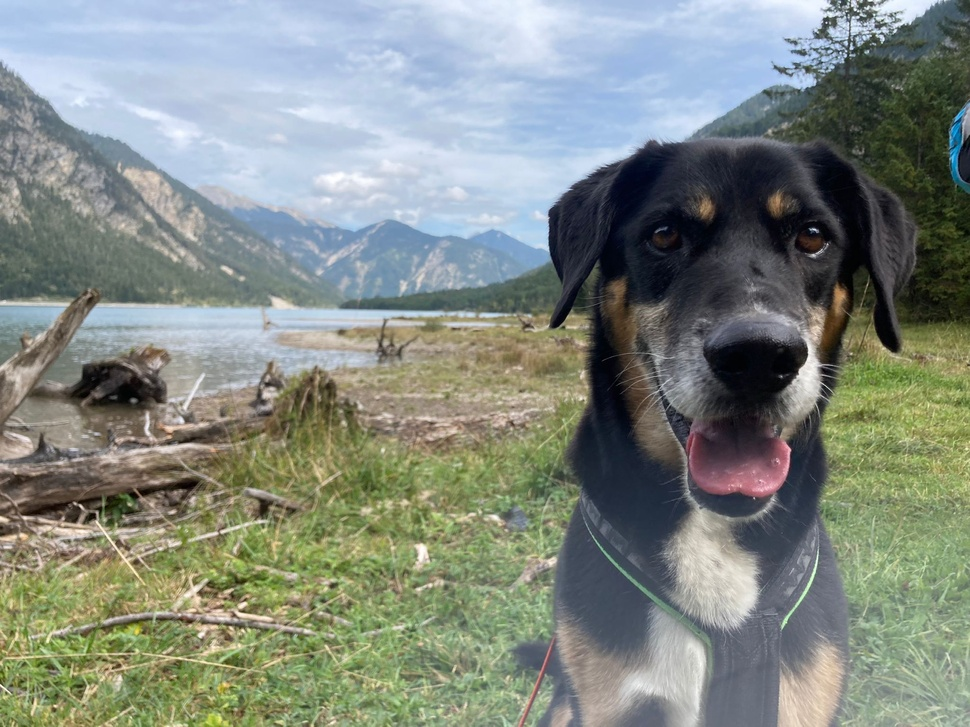
#> input picture database/math/prog-SVD_DataCompression/kalle.jpg, 970 x 727 px, shrunk from 2048 x 1536 before the run
$ python solution.py
#> lines starting #> are read from the running program, lines starting #| are printed output that depends on the picture
import numpy as np
import matplotlib.pyplot as plt
import scipy.linalg as linalg


def load_image_as_gray(path_to_image):
    """
    loads image and returns luma transform as numpy array
    """
#> called with path_to_image = 'kalle.jpg'
    import matplotlib
    img = matplotlib.image.imread(path_to_image)
#> img is the input picture: shape (727, 970, 3); mean R, G, B 130.1, 137.7, 129.7
    print(np.shape(img))
#| (727, 970, 3)
    # ITU-R 601-2 luma transform (rgb to gray)
    img = np.dot(img, [0.2989, 0.5870, 0.1140])
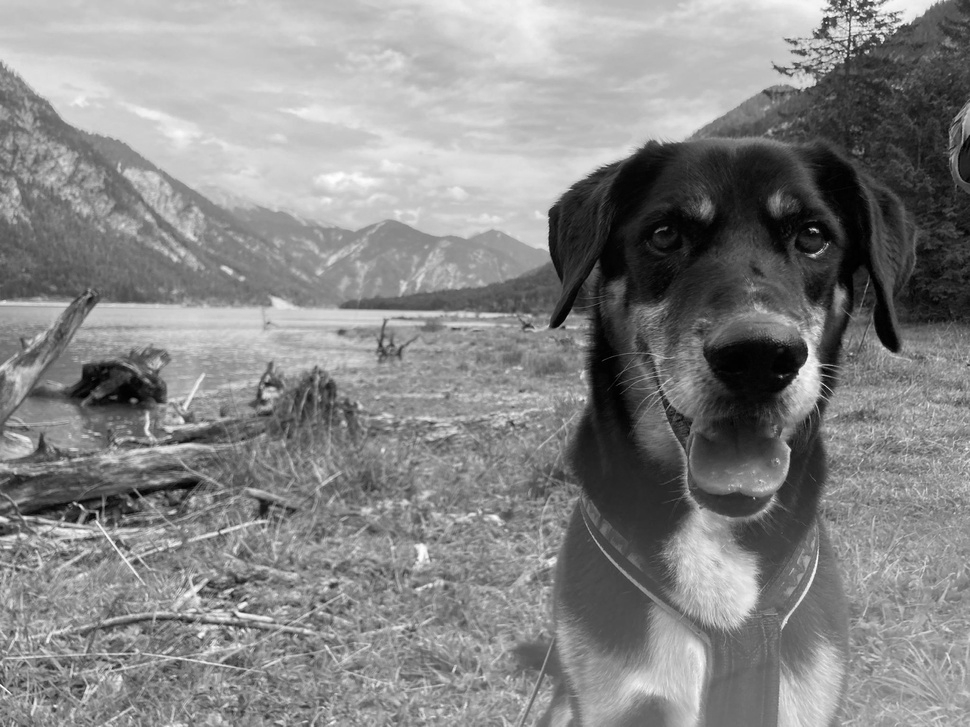
#> img: shape (727, 970) float64; min 0, max 254.7, mean 134.5
    return img


def generate_video(U, Vt, sigma):
    from matplotlib import animation
    dpi = 250
    idlist = range(120)
    frames = []  # for storing the generated images
    fig = plt.figure()
    for i in idlist:
        aux = np.zeros((m, 2*n+50))
        aux[:, :n] = U[:, :i] @ np.diag(sigma[:i]) @ Vt[:i, :]
        aux[:, -n:] = A
        storage = np.round(100 * i * (1. + m + n) / (m * n), 2)
        frames.append([plt.imshow(aux, cmap='gray'),
                       plt.text(1, 1,
                                "k={}, storage={}%".format(str(idlist[i]),
                                   str(storage)),
                                horizontalalignment='left',
                                verticalalignment='top',
                                color="white"),
                                plt.title(
                                        "Truncated SVD A_k   VS   Original A"
                                        )])
    ani = animation.ArtistAnimation(fig,
                                    frames,
                                    interval=180,
                                    blit=True,
                                    repeat_delay=1000)
    ani.save('movie.mp4', dpi=dpi)
    plt.show()
    return None


if __name__ == "__main__":

    path_to_image = 'kalle.jpg'
    A = load_image_as_gray(path_to_image)

    U, sigma, Vt = linalg.svd(A)
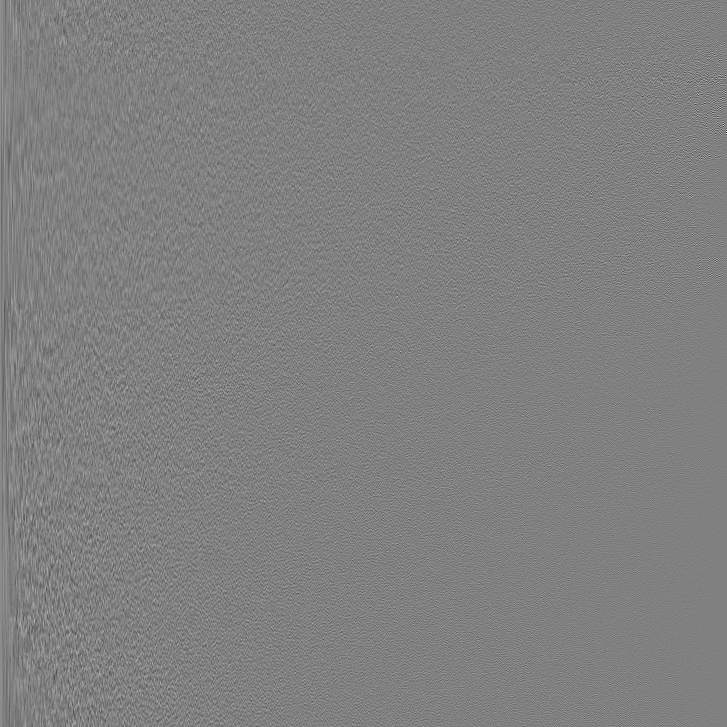
#> U: shape (727, 727) float64; min -0.434, max 0.427, mean 3.9e-05; drawn with min black and max white
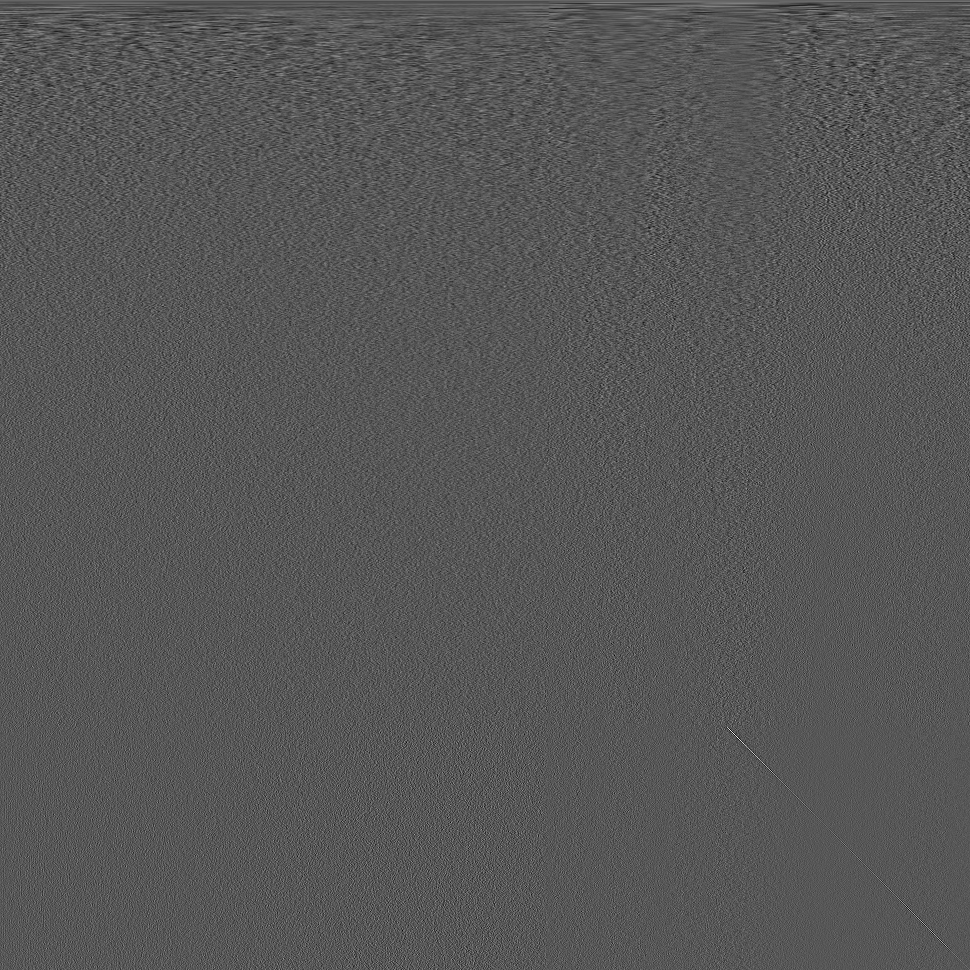
#> Vt: shape (970, 970) float64; min -0.183, max 0.352, mean 3.77e-05; drawn with min black and max white
#> sigma = 727 values, max 117228.9 at index 0, min 5.64 at index 726, mean 621.5
    m, n = np.shape(A)
#> m = 727; n = 970

    # 1 plot singular values
    plt.figure()
    plt.subplot(3, 3, 1)
    plt.title(r'$\sigma$')
    x = np.linspace(1, sigma.size, sigma.size)
#> x = 727 values from 1 to 727
    plt.semilogy(x,
                 sigma,
                 'o-',
                 label='sigma',
                 markersize=3)
    plt.semilogy([100, 100, 0],
                 [0, sigma[100],
                  sigma[100]],
                 '-',
                 lw=2,
                 color='red')
    plt.grid(True)

    # 2 plot truncated svd images
    K = [1, 3, 5, 10, 20, 50, 100]
    for k in K:
        truncated_svd = U[:, :k] @ np.diag(sigma[:k]) @ Vt[:k, :]
        print("\nrank = {} \nrelative storage (truncated-SVD/A): {}%".format(
                k, np.round(100 * k * (1. + m + n) / (m * n), 2)))
        plt.subplot(3, 3, K.index(k)+2)
        plt.imshow(truncated_svd, cmap='gray')
    #    TODO: fix title issue
    #    plt.title("\nrank = {} \nrelative storage: {}%".format(
    #            k, np.round(100 * k * (1. + m + n) / (m * n), 2)))
        plt.tight_layout(pad=0.4, w_pad=0.05, h_pad=0.5)
#> this loop made 7 passes
#> pass 1, `truncated_svd = U[:, :k] @ np.diag(sigma[:k]) @ Vt[:k, :]`:
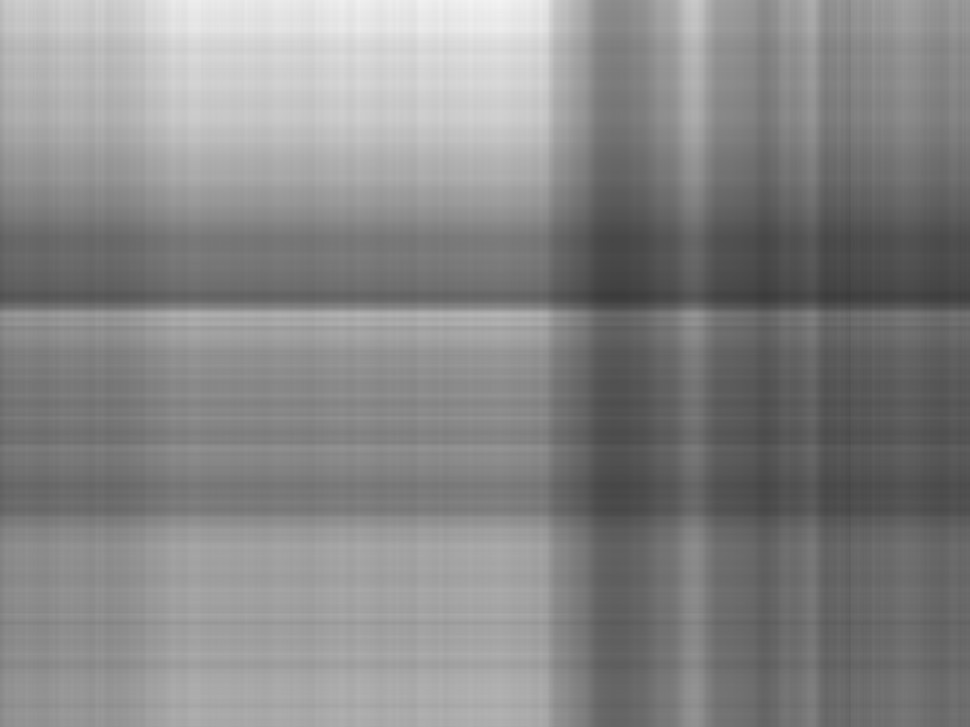
#> truncated_svd: shape (727, 970) float64; min 59.44, max 243.8, mean 134.8
#> pass 2, `truncated_svd = U[:, :k] @ np.diag(sigma[:k]) @ Vt[:k, :]`:
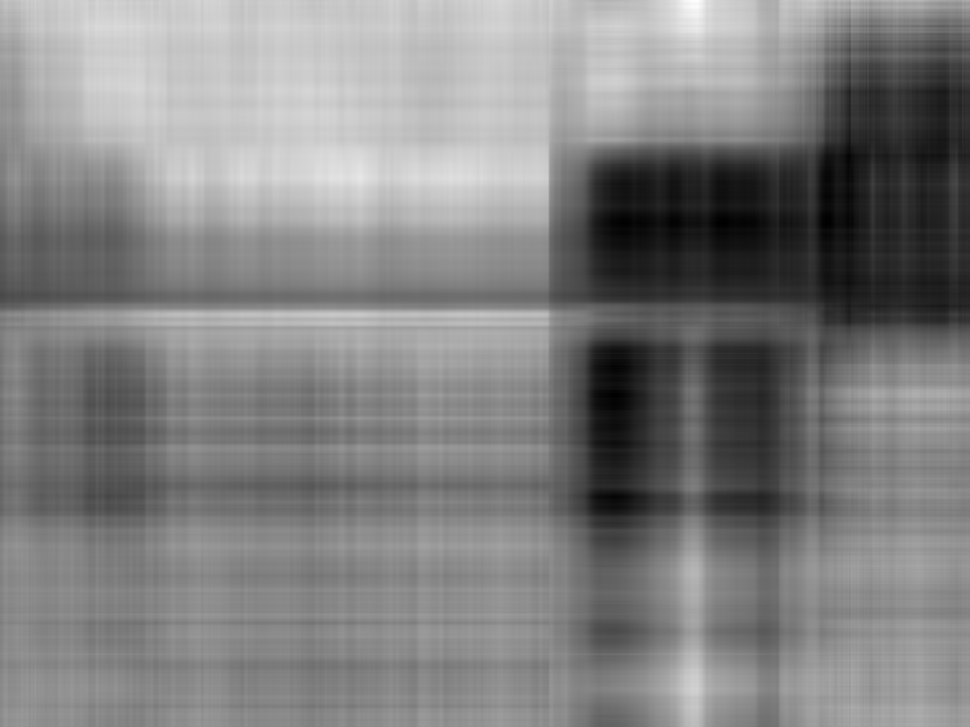
#> truncated_svd: shape (727, 970) float64; min 5.23, max 260.5, mean 134.5; drawn with min black and max white
#> pass 3, `truncated_svd = U[:, :k] @ np.diag(sigma[:k]) @ Vt[:k, :]`:
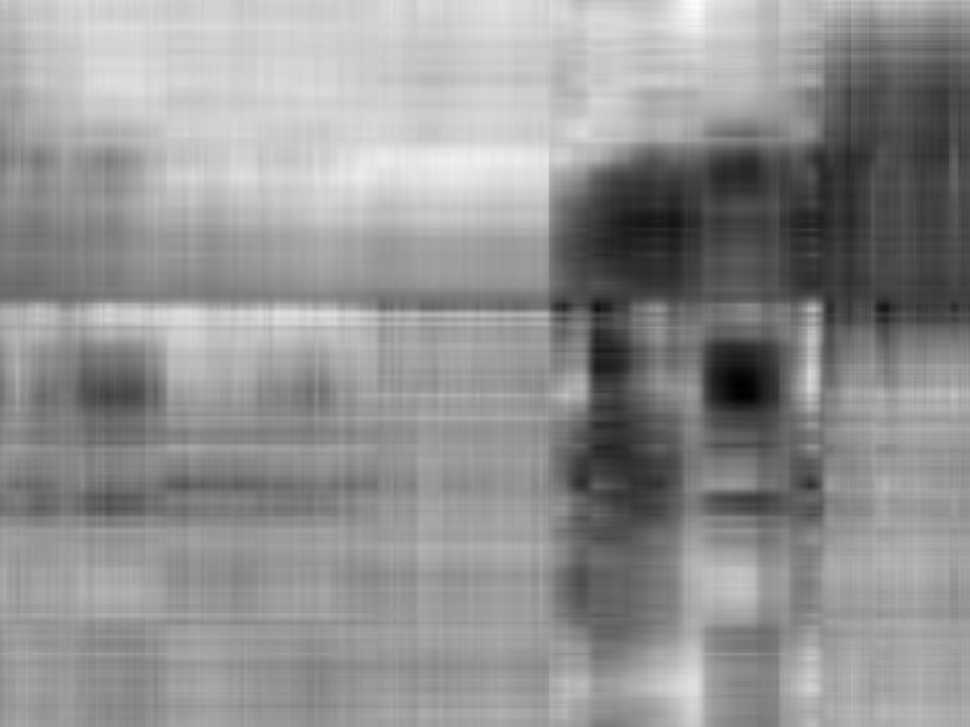
#> truncated_svd: shape (727, 970) float64; min -34.28, max 259.8, mean 134.5; drawn with min black and max white

    # 3 plot original
    plt.subplot(3, 3, 9)
    plt.imshow(A, cmap='gray')
    plt.title("original")

#    generate_video(U, Vt, sigma)
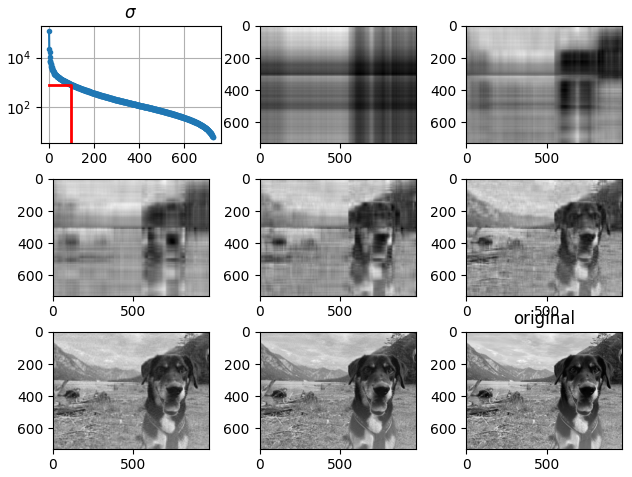
#> figure drawn by matplotlib, 9 panels; panel 1: curve peaks at x = 1, y = 117228.9
